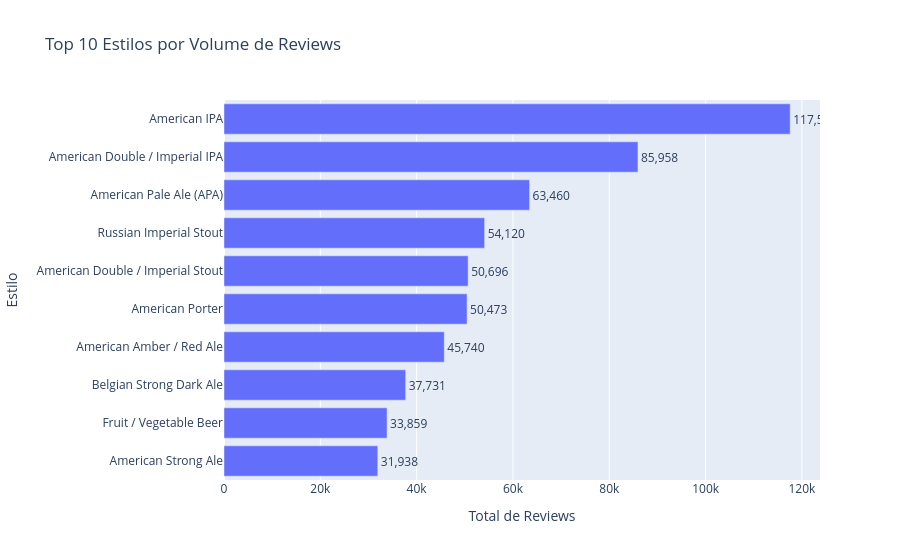

Here is the notebook cell this chart was saved with:
### Code cell
top_estilos = (
    df['beer_style']
    .value_counts()
    .head(10)
    .reset_index()
)
top_estilos.columns = ['beer_style', 'count']

fig = px.bar(
    top_estilos,
    x='count', y='beer_style',
    orientation='h',
    title='Top 10 Estilos por Volume de Reviews',
    labels={'count': 'Total de Reviews', 'beer_style': 'Estilo'},
    text='count'
)
fig.update_layout(yaxis={'categoryorder': 'total ascending'})
fig.update_traces(texttemplate='%{text:,.0f}', textposition='outside')
fig.show()

### Figure 1 — Plotly figure (JSON) as saved in the notebook; plotly's stock layout.template omitted (floating-point values rounded to 4 significant figures)
{"data": [{"hovertemplate": "Total de Reviews=%{text}<br>Estilo=%{y}<extra></extra>", "legendgroup": "", "marker": {"color": "#636efa", "pattern": {"shape": ""}}, "name": "", "orientation": "h", "showlegend": false, "text": [117600.0, 85960.0, 63460.0, 54120.0, 50700.0, 50470.0, 45740.0, 37730.0, 33860.0, 31940.0], "textposition": "outside", "texttemplate": "%{text:,.0f}", "type": "bar", "x": [117566, 85958, 63460, 54120, 50696, 50473, 45740, 37731, 33859, 31938], "xaxis": "x", "y": ["American IPA", "American Double / Imperial IPA", "American Pale Ale (APA)", "Russian Imperial Stout", "American Double / Imperial Stout", "American Porter", "American Amber / Red Ale", "Belgian Strong Dark Ale", "Fruit / Vegetable Beer", "American Strong Ale"], "yaxis": "y"}], "layout": {"barmode": "relative", "legend": {"tracegroupgap": 0}, "title": {"text": "Top 10 Estilos por Volume de Reviews"}, "xaxis": {"anchor": "y", "domain": [0, 1], "title": {"text": "Total de Reviews"}}, "yaxis": {"anchor": "x", "categoryorder": "total ascending", "domain": [0, 1], "title": {"text": "Estilo"}}}}
